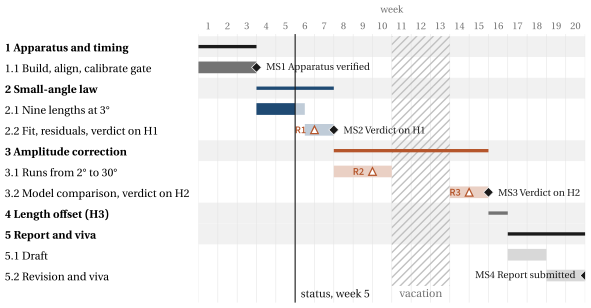

Source code (Python):
"""Draw the plan's Gantt chart, gantt.pdf, from the tables at the top of this file.

Edit the tables to match the plan, then run, from any folder:

    python figures/gantt.py

Every time is in weeks from the start of the project, so week 1 runs from 0
to 1 and a task from 0 to 3 fills weeks 1 to 3. A time may be fractional, so
a task can end mid-week. A task that tests a hypothesis takes the colour
\\definebadge gives that hypothesis in main.tex, so the chart, the risk table
and the figures share one key. The script reads laboratory.mplstyle and the
figure helper, laboratory.py, from its own folder.

Raises ValueError, before drawing anything, for two tasks with one code, a task
that does not end after it starts, or a milestone or risk on a task that is not
in TASKS.
"""

from __future__ import annotations

from dataclasses import dataclass
from pathlib import Path

import laboratory as lab
import matplotlib as mpl
import matplotlib.pyplot as plt
from matplotlib.axes import Axes
from matplotlib.figure import Figure
from matplotlib.patches import Rectangle


@dataclass(frozen=True, slots=True)
class Task:
    code: str
    name: str
    start_week: float
    end_week: float
    colour: str
    # The work is done up to this week; 0 means none of it is.
    done_until_week: float = 0
    # A work package is drawn as a heading row over the tasks that follow it.
    is_package: bool = False


@dataclass(frozen=True, slots=True)
class Mark:
    code: str
    week: float
    # The code of the task whose row the mark sits on.
    task: str
    label: str = ""


WEEKS = 20
STATUS_WEEK = 5
# Start, end and name of each break, such as a vacation.
BREAKS = ((10, 13, "vacation"),)
TASKS = (
    Task("1", "Apparatus and timing", 0, 3, lab.INK, is_package=True),
    Task("1.1", "Build, align, calibrate gate", 0, 3, lab.GREY, done_until_week=3),
    Task("2", "Small-angle law", 3, 7, lab.PRUSSIAN, is_package=True),
    Task("2.1", "Nine lengths at 3°", 3, 5.5, lab.PRUSSIAN, done_until_week=5),
    Task("2.2", "Fit, residuals, verdict on H1", 5.5, 7, lab.PRUSSIAN),
    Task("3", "Amplitude correction", 7, 15, lab.TERRACOTTA, is_package=True),
    Task("3.1", "Runs from 2° to 30°", 7, 10, lab.TERRACOTTA),
    Task("3.2", "Model comparison, verdict on H2", 13, 15, lab.TERRACOTTA),
    Task("4", "Length offset (H3)", 15, 16, lab.GREY, is_package=True),
    Task("5", "Report and viva", 16, 20, lab.INK, is_package=True),
    Task("5.1", "Draft", 16, 18, lab.GREY),
    Task("5.2", "Revision and viva", 18, 20, lab.GREY),
)
MILESTONES = (
    Mark("MS1", 3, "1.1", "Apparatus verified"),
    Mark("MS2", 7, "2.2", "Verdict on H1"),
    Mark("MS3", 15, "3.2", "Verdict on H2"),
    Mark("MS4", 20, "5.2", "Report submitted"),
)
# The weeks the triggers of the plan's risk table fall in.
RISKS = (Mark("R1", 6, "2.2"), Mark("R2", 9, "3.1"), Mark("R3", 14, "3.2"))

WIDTH_MM = 150
# Heading and week numbers, then one row per task, so the rows keep their
# height however many tasks there are.
HEAD_MM = 12
ROW_MM = 5.5
BAR_HEIGHT_ROWS = 0.56
PACKAGE_LINE_WIDTH_PT = 2.4
SMALL_TYPE_PT = 8
LABEL_GAP_PT = 6
PLANNED_TINT = 0.72
PACKAGE_ROW_TINT = 0.94
WEEK_RULE_TINT = 0.88
BREAK_HATCH_TINT = 0.55


def check_tables() -> None:
    """Raise ValueError naming the first entry the chart could not draw faithfully."""
    codes: set[str] = set()
    for task in TASKS:
        if task.code in codes:
            raise ValueError(f"task code {task.code!r} appears twice in TASKS")
        codes.add(task.code)
        if task.end_week <= task.start_week:
            raise ValueError(
                f"task {task.code} ends in week {task.end_week}, "
                f"expected after its start in week {task.start_week}"
            )
    for mark in MILESTONES + RISKS:
        if mark.task not in codes:
            raise ValueError(f"{mark.code} sits on task {mark.task!r}, which is not in TASKS")


def draw_rows(axes: Axes) -> None:
    for row, task in enumerate(TASKS):
        if task.is_package:
            band = Rectangle(
                (0, row - 0.5),
                WEEKS,
                1,
                color=lab.tint(lab.INK, PACKAGE_ROW_TINT),
                lw=0,
                zorder=0,
            )
            axes.add_patch(band)
            axes.plot(
                [task.start_week, task.end_week],
                [row, row],
                color=task.colour,
                lw=PACKAGE_LINE_WIDTH_PT,
                solid_capstyle="butt",
                zorder=2,
            )
            continue
        bottom = row - BAR_HEIGHT_ROWS / 2
        planned_weeks = task.end_week - task.start_week
        planned = lab.tint(task.colour, PLANNED_TINT)
        axes.add_patch(
            Rectangle(
                (task.start_week, bottom),
                planned_weeks,
                BAR_HEIGHT_ROWS,
                color=planned,
                lw=0,
                zorder=2,
            )
        )
        done_weeks = min(task.done_until_week, task.end_week) - task.start_week
        if done_weeks > 0:
            axes.add_patch(
                Rectangle(
                    (task.start_week, bottom),
                    done_weeks,
                    BAR_HEIGHT_ROWS,
                    color=task.colour,
                    lw=0,
                    zorder=3,
                )
            )


def draw_calendar(axes: Axes) -> None:
    top = len(TASKS) - 0.35
    for first, last, name in BREAKS:
        hatch = Rectangle(
            (first, -0.5),
            last - first,
            len(TASKS),
            facecolor="none",
            edgecolor=lab.tint(lab.GREY, BREAK_HATCH_TINT),
            hatch="////",
            lw=0,
            zorder=1,
        )
        axes.add_patch(hatch)
        axes.text((first + last) / 2, top, name, ha="center", va="top", color=lab.GREY)
    for week in range(WEEKS + 1):
        axes.axvline(week, color=lab.tint(lab.INK, WEEK_RULE_TINT), lw=0.4, zorder=0.5)
    axes.axvline(STATUS_WEEK, color=lab.INK, lw=0.8, zorder=4)
    axes.annotate(
        f"status, week {STATUS_WEEK}",
        (STATUS_WEEK, top),
        xytext=(4, 0),
        textcoords="offset points",
        va="top",
        color=lab.INK,
    )


def draw_marks(axes: Axes) -> None:
    rows = {task.code: row for row, task in enumerate(TASKS)}
    for mark in MILESTONES:
        row = rows[mark.task]
        axes.plot(
            [mark.week],
            [row],
            marker="D",
            color=lab.INK,
            markersize=5,
            markeredgecolor="white",
            markeredgewidth=0.5,
            zorder=5,
        )
        # The last week's label would run off the chart, so it sits to the left.
        is_last = mark.week >= WEEKS
        axes.annotate(
            f"{mark.code} {mark.label}",
            (mark.week, row),
            xytext=(-7 if is_last else 7, 0),
            textcoords="offset points",
            ha="right" if is_last else "left",
            va="center",
            fontsize=SMALL_TYPE_PT,
            color=lab.INK,
            zorder=6,
        )
    for mark in RISKS:
        row = rows[mark.task]
        axes.plot(
            [mark.week],
            [row],
            marker="^",
            color="white",
            markersize=5.5,
            markeredgecolor=lab.TERRACOTTA,
            markeredgewidth=0.9,
            zorder=5,
        )
        axes.annotate(
            mark.code,
            (mark.week, row),
            xytext=(-6, 0),
            textcoords="offset points",
            ha="right",
            va="center",
            fontsize=SMALL_TYPE_PT,
            color=lab.TERRACOTTA,
            family="sans-serif",
            weight="bold",
        )


def label_axes(axes: Axes) -> None:
    axes.set_ylim(len(TASKS) + 0.3, -0.6)
    axes.set_xlim(0, WEEKS)
    axes.set_yticks(range(len(TASKS)), [f"{task.code}  {task.name}" for task in TASKS])
    for label, task in zip(axes.get_yticklabels(), TASKS, strict=True):
        label.set_horizontalalignment("left")
        if task.is_package:
            label.set_fontweight("bold")
    # Each week's number sits in the middle of the week.
    weeks = range(1, WEEKS + 1)
    axes.set_xticks([week - 0.5 for week in weeks], [str(week) for week in weeks])
    axes.xaxis.tick_top()
    axes.tick_params(axis="x", length=0, labelsize=SMALL_TYPE_PT, colors=lab.GREY)
    axes.set_xlabel("week", color=lab.GREY, fontsize=SMALL_TYPE_PT)
    axes.xaxis.set_label_position("top")
    for spine in axes.spines.values():
        spine.set_visible(False)


def hang_task_names(figure: Figure, axes: Axes) -> None:
    """Set the left-aligned task names clear of the chart, however long the longest is."""
    figure.draw_without_rendering()
    widest_px = max(label.get_window_extent().width for label in axes.get_yticklabels())
    widest_pt = widest_px / figure.dpi * lab.POINTS_PER_INCH
    axes.tick_params(axis="y", length=0, pad=widest_pt + LABEL_GAP_PT)


def main() -> None:
    check_tables()
    # The pgf canvas sets the labels in the document's faces and measures them as LuaLaTeX does.
    mpl.use("pgf")
    folder = Path(__file__).resolve().parent
    size_in = lab.inches(WIDTH_MM, HEAD_MM + ROW_MM * len(TASKS))
    with plt.style.context(folder / "laboratory.mplstyle"):
        figure, axes = plt.subplots(figsize=size_in)
        draw_rows(axes)
        draw_calendar(axes)
        draw_marks(axes)
        label_axes(axes)
        hang_task_names(figure, axes)
        figure.savefig(folder / "gantt.pdf")
        plt.close(figure)


if __name__ == "__main__":
    main()
